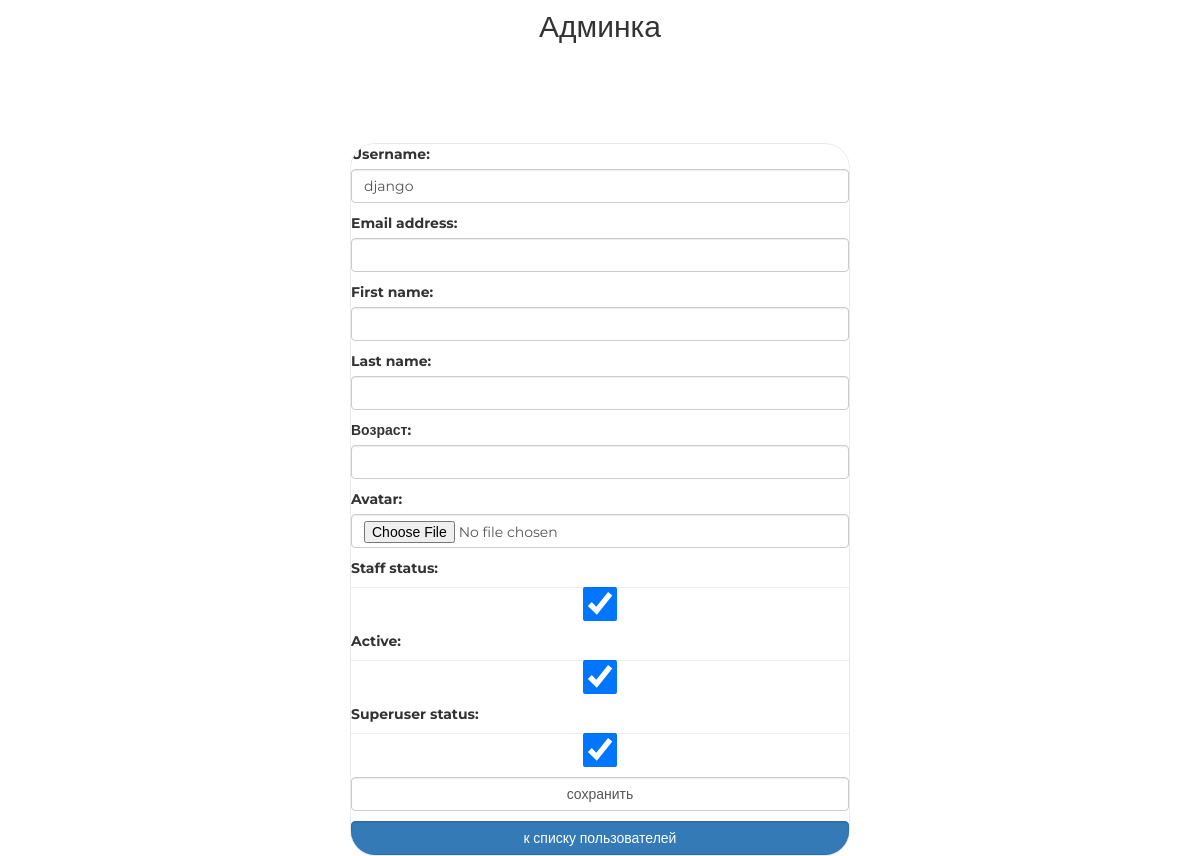
Screenshot of /new/admin/user/update/1/ (signed in) with the database file from the repository.
### authapp/models.py (models this page shows, shortened)
class ShopUser(AbstractUser):
    age = models.PositiveIntegerField('возраст', null=True)
    avatar = models.ImageField(upload_to='avatars', blank=True)

### adminapp/views.py (the view)
# urls.py: path('user/update/<int:user_pk>/', adminapp.ShopUserAdminUpdate.as_view(),
class ShopUserAdminUpdate(SuperUserOnlyMixin, PageTitleMixin, UpdateView):
    model = get_user_model()
    form_class = AdminShopUpdateUserForm
    success_url = reverse_lazy('new_admin:index')
    pk_url_kwarg = 'user_pk'
    page_title = 'админка/юзер/редактирование'

### adminapp/forms.py
class AdminShopUpdateUserForm(ShopUserChangeForm):
    class Meta:
        model = get_user_model()
        fields = ('username', 'password', 'email', 'first_name',
                  'last_name', 'age', 'avatar',
                  'is_staff', 'is_active', 'is_superuser')

### adminapp/views.py (called while the page is built)
    @method_decorator(user_passes_test(lambda user: user.is_superuser))
    def dispatch(self, request, *args, **kwargs):
        return super().dispatch(request, *args, **kwargs)

    def get_context_data(self, **kwargs):
        context = super().get_context_data(**kwargs)
        context[self.page_title_key] = self.page_title
        return context

### adminapp/templates/authapp/shopuser_form.html (shortened to what this page needs)
{% extends 'adminapp/base.html' %}
{% load static %}
{% block container %}
    <div class="login">
        <form class="form-horizontal" method="post" enctype="multipart/form-data">
            {{ form.as_p }}
            <input class="form-control" type="submit" value="сохранить">
        </form>
        <a href="{% url 'new_admin:index' %}"
           class="btn btn-primary form-control last">
            к списку пользователей
        </a>
    </div>
{% endblock %}

### static/css/style.css (style rules this page uses)
* { margin: 0; padding: 0; }
body { font-family: 'Montserrat', sans-serif; }
html, body { height: 100%; }
.login { background: #fff; border: 1px solid #eaeaea; border-radius: 25px; overflow: hidden; width: 28em; min-width: 500px; margin: 100px auto; position: relative; display: block; }
.login .form-control[type="submit"] { margin: 10px auto; }
.login form { margin-bottom: 10px; }

### rows the page displays
ShopUser: username "django", is_staff "☑", is_active "☑", is_superuser "☑"
